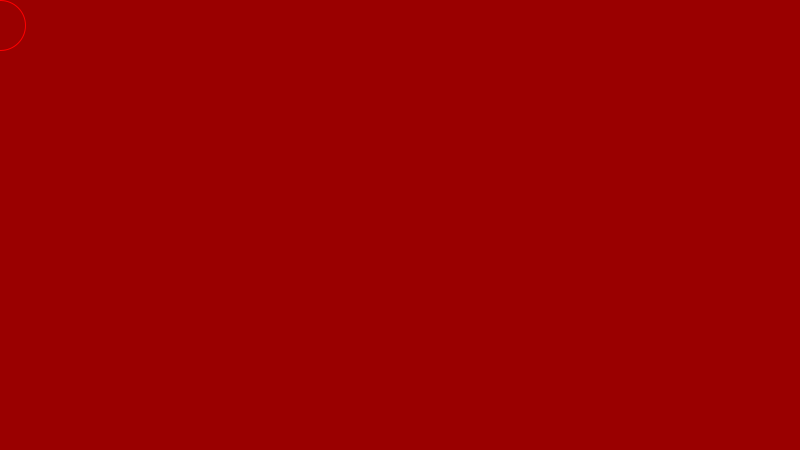
Frame 1 (no input)
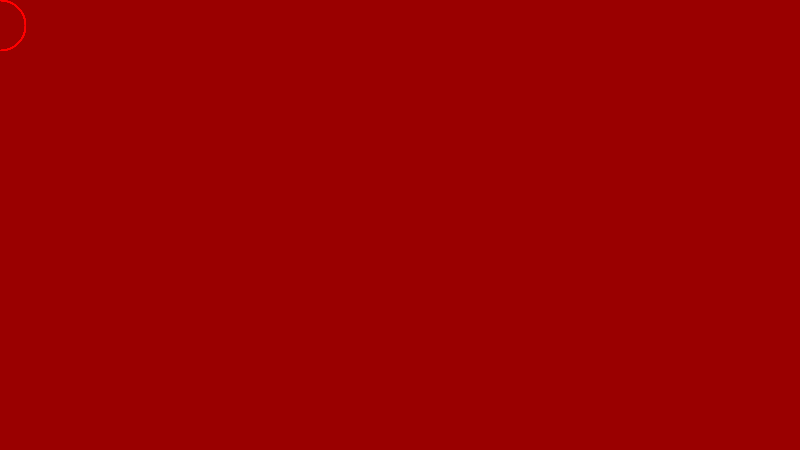
Frame 60 (the mouse pressed at the canvas centre just before this capture)
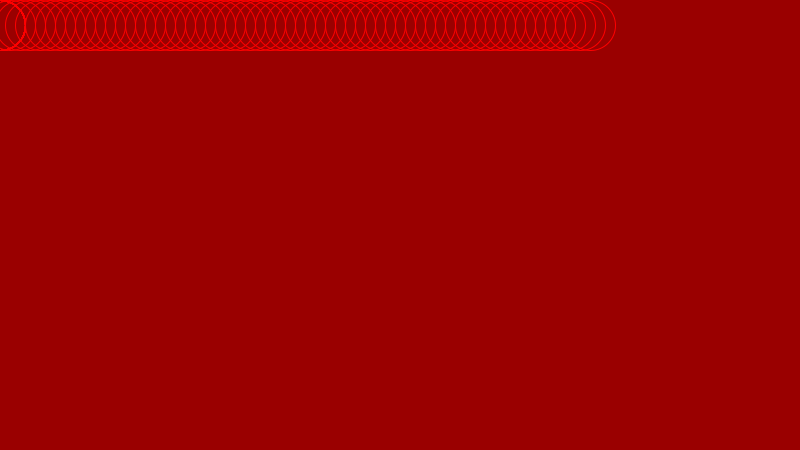
Frame 120 (the mouse held since frame 60 and released just before this capture)

The Processing sketch that drew these frames (run headless with seeded random() and noise(); from frame 60 on, the mouse is pressed at the canvas centre):

// Processing sketch: processing_115515
// ── processing_115515.pde

float circle_x = 0;
float circle_y = 25; //circle is 50 pixels (25 to bring on to stage)
float direction = 0;

void setup() {
  size(800,450); 
  background(154,0,0); // changes the background colour.
  frameRate(50);
}

void draw() {
// background(154,0,0);    //so that background will be redrawn, not addative.
// stroke(154,87,0);
// strokeWeight(8);
// line(0,0,mouseX,mouseY);  //follows curser movement.
  
// reacts to mouse press
// if(mousePressed){
// strokeWeight(mouseY/10);         
// stroke(random(255),random(255),random(255),mouseX/3);
// line(random(width),random(height),random(width),random(height));       //generates number between given range, 100 and 200
// }

   noFill();
   stroke(255,0,0);
   ellipse(circle_x,circle_y, 50, 50);
   
//   circle_x +=10;
//    if (circle_x > 800){
//     circle_y +=50;
//     circle_x = 0;
//   }
   
   
  if(mousePressed){
     
      if (direction == 0){
     circle_x +=10;
   }
   
   if (direction == 1){
     circle_x -=10;
   }
     
     
   if (circle_x > 800){
     direction = 1;
     circle_y +=50;
   }
   
   if (circle_x < 0){
     direction = 0;
     circle_y +=50;
   }
   
   if (circle_x > 800 && circle_y >450){
     direction = 0;
     circle_x = 0;
     circle_y = 25;
     stroke(0,0,225);
   }}

}
